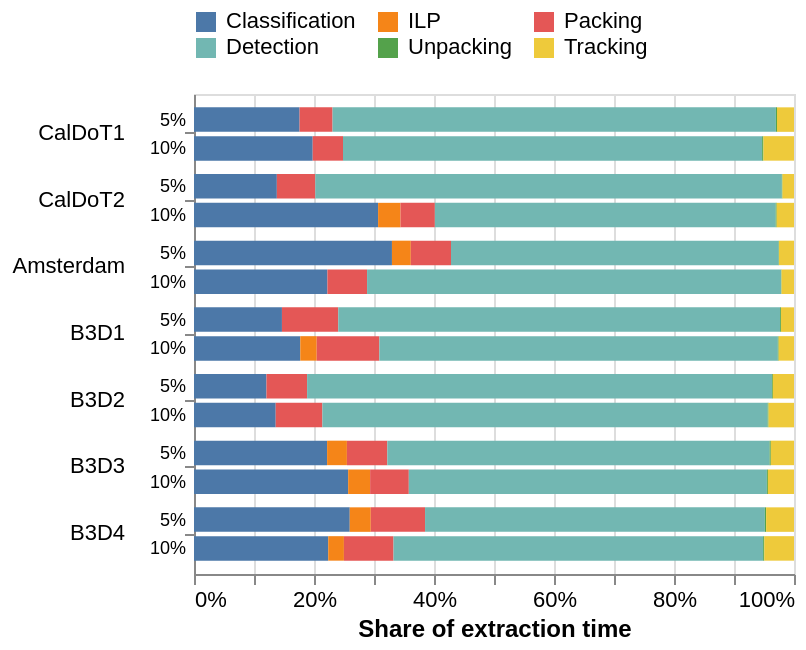

Specify this chart in Vega-Lite:
### Vega-Lite specification from a JSON file in a GitHub repository (floating-point values rounded to 4 significant figures)
{"config": {"view": {"continuousWidth": 300, "continuousHeight": 300}, "axis": {"labelFontSize": 11, "titleFontSize": 12}, "font": "sans-serif", "legend": {"labelFontSize": 11}}, "layer": [{"data": {"values": [{"dataset": "ams-y05", "bound": "10%", "config": "ShuffleNet05_60_16_r075_square_s100_sortcython", "operator": "Classification", "seconds": 8.63, "expected": 38.8, "label": "Amsterdam", "ordinal": 0}, {"dataset": "ams-y05", "bound": "10%", "config": "ShuffleNet05_60_16_r075_square_s100_sortcython", "operator": "Packing", "seconds": 2.563, "expected": 38.8, "label": "Amsterdam", "ordinal": 2}, {"dataset": "ams-y05", "bound": "10%", "config": "ShuffleNet05_60_16_r075_square_s100_sortcython", "operator": "Detection", "seconds": 26.78, "expected": 38.8, "label": "Amsterdam", "ordinal": 3}, {"dataset": "ams-y05", "bound": "10%", "config": "ShuffleNet05_60_16_r075_square_s100_sortcython", "operator": "Unpacking", "seconds": 0.02585, "expected": 38.8, "label": "Amsterdam", "ordinal": 4}, {"dataset": "ams-y05", "bound": "10%", "config": "ShuffleNet05_60_16_r075_square_s100_sortcython", "operator": "Tracking", "seconds": 0.8044, "expected": 38.8, "label": "Amsterdam", "ordinal": 5}, {"dataset": "ams-y05", "bound": "5%", "config": "ShuffleNet05_60_8_080_r050_tr_s100_sortcython", "operator": "Classification", "seconds": 16.98, "expected": 51.46, "label": "Amsterdam", "ordinal": 0}, {"dataset": "ams-y05", "bound": "5%", "config": "ShuffleNet05_60_8_080_r050_tr_s100_sortcython", "operator": "ILP", "seconds": 1.616, "expected": 51.46, "label": "Amsterdam", "ordinal": 1}, {"dataset": "ams-y05", "bound": "5%", "config": "ShuffleNet05_60_8_080_r050_tr_s100_sortcython", "operator": "Packing", "seconds": 3.448, "expected": 51.46, "label": "Amsterdam", "ordinal": 2}, {"dataset": "ams-y05", "bound": "5%", "config": "ShuffleNet05_60_8_080_r050_tr_s100_sortcython", "operator": "Detection", "seconds": 28.1, "expected": 51.46, "label": "Amsterdam", "ordinal": 3}, {"dataset": "ams-y05", "bound": "5%", "config": "ShuffleNet05_60_8_080_r050_tr_s100_sortcython", "operator": "Unpacking", "seconds": 0.03211, "expected": 51.46, "label": "Amsterdam", "ordinal": 4}, {"dataset": "ams-y05", "bound": "5%", "config": "ShuffleNet05_60_8_080_r050_tr_s100_sortcython", "operator": "Tracking", "seconds": 1.289, "expected": 51.46, "label": "Amsterdam", "ordinal": 5}, {"dataset": "caldot1-y05", "bound": "10%", "config": "ShuffleNet05_60_8_r075_bl_s100_sortcython", "operator": "Classification", "seconds": 6.848, "expected": 34.61, "label": "CalDoT1", "ordinal": 0}, {"dataset": "caldot1-y05", "bound": "10%", "config": "ShuffleNet05_60_8_r075_bl_s100_sortcython", "operator": "Packing", "seconds": 1.747, "expected": 34.61, "label": "CalDoT1", "ordinal": 2}, {"dataset": "caldot1-y05", "bound": "10%", "config": "ShuffleNet05_60_8_r075_bl_s100_sortcython", "operator": "Detection", "seconds": 24.18, "expected": 34.61, "label": "CalDoT1", "ordinal": 3}, {"dataset": "caldot1-y05", "bound": "10%", "config": "ShuffleNet05_60_8_r075_bl_s100_sortcython", "operator": "Unpacking", "seconds": 0.07325, "expected": 34.61, "label": "CalDoT1", "ordinal": 4}, {"dataset": "caldot1-y05", "bound": "10%", "config": "ShuffleNet05_60_8_r075_bl_s100_sortcython", "operator": "Tracking", "seconds": 1.766, "expected": 34.61, "label": "CalDoT1", "ordinal": 5}, {"dataset": "caldot1-y05", "bound": "5%", "config": "ShuffleNet05_60_4_r025_bl_s100_sortcython", "operator": "Classification", "seconds": 13.03, "expected": 74.04, "label": "CalDoT1", "ordinal": 0}, {"dataset": "caldot1-y05", "bound": "5%", "config": "ShuffleNet05_60_4_r025_bl_s100_sortcython", "operator": "Packing", "seconds": 4.07, "expected": 74.04, "label": "CalDoT1", "ordinal": 2}, {"dataset": "caldot1-y05", "bound": "5%", "config": "ShuffleNet05_60_4_r025_bl_s100_sortcython", "operator": "Detection", "seconds": 54.7, "expected": 74.04, "label": "CalDoT1", "ordinal": 3}, {"dataset": "caldot1-y05", "bound": "5%", "config": "ShuffleNet05_60_4_r025_bl_s100_sortcython", "operator": "Unpacking", "seconds": 0.1399, "expected": 74.04, "label": "CalDoT1", "ordinal": 4}, {"dataset": "caldot1-y05", "bound": "5%", "config": "ShuffleNet05_60_4_r025_bl_s100_sortcython", "operator": "Tracking", "seconds": 2.099, "expected": 74.04, "label": "CalDoT1", "ordinal": 5}, {"dataset": "caldot2-y05", "bound": "10%", "config": "ShuffleNet05_60_1_060_r075_tr_s100_bytetrackcython", "operator": "Classification", "seconds": 51.53, "expected": 167.9, "label": "CalDoT2", "ordinal": 0}, {"dataset": "caldot2-y05", "bound": "10%", "config": "ShuffleNet05_60_1_060_r075_tr_s100_bytetrackcython", "operator": "ILP", "seconds": 6.271, "expected": 167.9, "label": "CalDoT2", "ordinal": 1}, {"dataset": "caldot2-y05", "bound": "10%", "config": "ShuffleNet05_60_1_060_r075_tr_s100_bytetrackcython", "operator": "Packing", "seconds": 9.617, "expected": 167.9, "label": "CalDoT2", "ordinal": 2}, {"dataset": "caldot2-y05", "bound": "10%", "config": "ShuffleNet05_60_1_060_r075_tr_s100_bytetrackcython", "operator": "Detection", "seconds": 95.39, "expected": 167.9, "label": "CalDoT2", "ordinal": 3}, {"dataset": "caldot2-y05", "bound": "10%", "config": "ShuffleNet05_60_1_060_r075_tr_s100_bytetrackcython", "operator": "Unpacking", "seconds": 0.2817, "expected": 167.9, "label": "CalDoT2", "ordinal": 4}, {"dataset": "caldot2-y05", "bound": "10%", "config": "ShuffleNet05_60_1_060_r075_tr_s100_bytetrackcython", "operator": "Tracking", "seconds": 4.85, "expected": 167.9, "label": "CalDoT2", "ordinal": 5}, {"dataset": "caldot2-y05", "bound": "5%", "config": "ShuffleNet05_60_1_r050_square_s100_bytetrackcython", "operator": "Classification", "seconds": 51.53, "expected": 373.2, "label": "CalDoT2", "ordinal": 0}, {"dataset": "caldot2-y05", "bound": "5%", "config": "ShuffleNet05_60_1_r050_square_s100_bytetrackcython", "operator": "Packing", "seconds": 23.94, "expected": 373.2, "label": "CalDoT2", "ordinal": 2}, {"dataset": "caldot2-y05", "bound": "5%", "config": "ShuffleNet05_60_1_r050_square_s100_bytetrackcython", "operator": "Detection", "seconds": 290.1, "expected": 373.2, "label": "CalDoT2", "ordinal": 3}, {"dataset": "caldot2-y05", "bound": "5%", "config": "ShuffleNet05_60_1_r050_square_s100_bytetrackcython", "operator": "Unpacking", "seconds": 0.3984, "expected": 373.2, "label": "CalDoT2", "ordinal": 4}, {"dataset": "caldot2-y05", "bound": "5%", "config": "ShuffleNet05_60_1_r050_square_s100_bytetrackcython", "operator": "Tracking", "seconds": 7.168, "expected": 373.2, "label": "CalDoT2", "ordinal": 5}, {"dataset": "jnc0", "bound": "10%", "config": "ShuffleNet05_60_4_040_r050_none_s100_sortcython", "operator": "Classification", "seconds": 3.094, "expected": 17.47, "label": "B3D1", "ordinal": 0}, {"dataset": "jnc0", "bound": "10%", "config": "ShuffleNet05_60_4_040_r050_none_s100_sortcython", "operator": "ILP", "seconds": 0.4789, "expected": 17.47, "label": "B3D1", "ordinal": 1}, {"dataset": "jnc0", "bound": "10%", "config": "ShuffleNet05_60_4_040_r050_none_s100_sortcython", "operator": "Packing", "seconds": 1.824, "expected": 17.47, "label": "B3D1", "ordinal": 2}, {"dataset": "jnc0", "bound": "10%", "config": "ShuffleNet05_60_4_040_r050_none_s100_sortcython", "operator": "Detection", "seconds": 11.6, "expected": 17.47, "label": "B3D1", "ordinal": 3}, {"dataset": "jnc0", "bound": "10%", "config": "ShuffleNet05_60_4_040_r050_none_s100_sortcython", "operator": "Unpacking", "seconds": 0.02361, "expected": 17.47, "label": "B3D1", "ordinal": 4}, {"dataset": "jnc0", "bound": "10%", "config": "ShuffleNet05_60_4_040_r050_none_s100_sortcython", "operator": "Tracking", "seconds": 0.4475, "expected": 17.47, "label": "B3D1", "ordinal": 5}, {"dataset": "jnc0", "bound": "5%", "config": "ShuffleNet05_60_4_r025_none_s100_sortcython", "operator": "Classification", "seconds": 3.094, "expected": 21.11, "label": "B3D1", "ordinal": 0}, {"dataset": "jnc0", "bound": "5%", "config": "ShuffleNet05_60_4_r025_none_s100_sortcython", "operator": "Packing", "seconds": 1.981, "expected": 21.11, "label": "B3D1", "ordinal": 2}, {"dataset": "jnc0", "bound": "5%", "config": "ShuffleNet05_60_4_r025_none_s100_sortcython", "operator": "Detection", "seconds": 15.55, "expected": 21.11, "label": "B3D1", "ordinal": 3}, {"dataset": "jnc0", "bound": "5%", "config": "ShuffleNet05_60_4_r025_none_s100_sortcython", "operator": "Unpacking", "seconds": 0.03013, "expected": 21.11, "label": "B3D1", "ordinal": 4}, {"dataset": "jnc0", "bound": "5%", "config": "ShuffleNet05_60_4_r025_none_s100_sortcython", "operator": "Tracking", "seconds": 0.4578, "expected": 21.11, "label": "B3D1", "ordinal": 5}, {"dataset": "jnc2", "bound": "10%", "config": "ShuffleNet05_60_8_r050_none_s100_sortcython", "operator": "Classification", "seconds": 1.635, "expected": 12.01, "label": "B3D2", "ordinal": 0}, {"dataset": "jnc2", "bound": "10%", "config": "ShuffleNet05_60_8_r050_none_s100_sortcython", "operator": "Packing", "seconds": 0.9343, "expected": 12.01, "label": "B3D2", "ordinal": 2}, {"dataset": "jnc2", "bound": "10%", "config": "ShuffleNet05_60_8_r050_none_s100_sortcython", "operator": "Detection", "seconds": 8.91, "expected": 12.01, "label": "B3D2", "ordinal": 3}, {"dataset": "jnc2", "bound": "10%", "config": "ShuffleNet05_60_8_r050_none_s100_sortcython", "operator": "Unpacking", "seconds": 0.01889, "expected": 12.01, "label": "B3D2", "ordinal": 4}, {"dataset": "jnc2", "bound": "10%", "config": "ShuffleNet05_60_8_r050_none_s100_sortcython", "operator": "Tracking", "seconds": 0.5096, "expected": 12.01, "label": "B3D2", "ordinal": 5}, {"dataset": "jnc2", "bound": "5%", "config": "ShuffleNet05_60_8_r025_none_s100_sortcython", "operator": "Classification", "seconds": 1.635, "expected": 13.54, "label": "B3D2", "ordinal": 0}, {"dataset": "jnc2", "bound": "5%", "config": "ShuffleNet05_60_8_r025_none_s100_sortcython", "operator": "Packing", "seconds": 0.9167, "expected": 13.54, "label": "B3D2", "ordinal": 2}, {"dataset": "jnc2", "bound": "5%", "config": "ShuffleNet05_60_8_r025_none_s100_sortcython", "operator": "Detection", "seconds": 10.49, "expected": 13.54, "label": "B3D2", "ordinal": 3}, {"dataset": "jnc2", "bound": "5%", "config": "ShuffleNet05_60_8_r025_none_s100_sortcython", "operator": "Unpacking", "seconds": 0.01951, "expected": 13.54, "label": "B3D2", "ordinal": 4}, {"dataset": "jnc2", "bound": "5%", "config": "ShuffleNet05_60_8_r025_none_s100_sortcython", "operator": "Tracking", "seconds": 0.4774, "expected": 13.54, "label": "B3D2", "ordinal": 5}, {"dataset": "jnc6", "bound": "10%", "config": "ShuffleNet05_60_4_040_r050_none_s100_sortcython", "operator": "Classification", "seconds": 4.033, "expected": 15.7, "label": "B3D3", "ordinal": 0}, {"dataset": "jnc6", "bound": "10%", "config": "ShuffleNet05_60_4_040_r050_none_s100_sortcython", "operator": "ILP", "seconds": 0.5747, "expected": 15.7, "label": "B3D3", "ordinal": 1}, {"dataset": "jnc6", "bound": "10%", "config": "ShuffleNet05_60_4_040_r050_none_s100_sortcython", "operator": "Packing", "seconds": 1.012, "expected": 15.7, "label": "B3D3", "ordinal": 2}, {"dataset": "jnc6", "bound": "10%", "config": "ShuffleNet05_60_4_040_r050_none_s100_sortcython", "operator": "Detection", "seconds": 9.367, "expected": 15.7, "label": "B3D3", "ordinal": 3}, {"dataset": "jnc6", "bound": "10%", "config": "ShuffleNet05_60_4_040_r050_none_s100_sortcython", "operator": "Unpacking", "seconds": 0.02668, "expected": 15.7, "label": "B3D3", "ordinal": 4}, {"dataset": "jnc6", "bound": "10%", "config": "ShuffleNet05_60_4_040_r050_none_s100_sortcython", "operator": "Tracking", "seconds": 0.6827, "expected": 15.7, "label": "B3D3", "ordinal": 5}, {"dataset": "jnc6", "bound": "5%", "config": "ShuffleNet05_60_4_040_r025_none_s100_sortcython", "operator": "Classification", "seconds": 4.033, "expected": 18.18, "label": "B3D3", "ordinal": 0}, {"dataset": "jnc6", "bound": "5%", "config": "ShuffleNet05_60_4_040_r025_none_s100_sortcython", "operator": "ILP", "seconds": 0.6003, "expected": 18.18, "label": "B3D3", "ordinal": 1}, {"dataset": "jnc6", "bound": "5%", "config": "ShuffleNet05_60_4_040_r025_none_s100_sortcython", "operator": "Packing", "seconds": 1.225, "expected": 18.18, "label": "B3D3", "ordinal": 2}, {"dataset": "jnc6", "bound": "5%", "config": "ShuffleNet05_60_4_040_r025_none_s100_sortcython", "operator": "Detection", "seconds": 11.58, "expected": 18.18, "label": "B3D3", "ordinal": 3}, {"dataset": "jnc6", "bound": "5%", "config": "ShuffleNet05_60_4_040_r025_none_s100_sortcython", "operator": "Unpacking", "seconds": 0.03691, "expected": 18.18, "label": "B3D3", "ordinal": 4}, {"dataset": "jnc6", "bound": "5%", "config": "ShuffleNet05_60_4_040_r025_none_s100_sortcython", "operator": "Tracking", "seconds": 0.7031, "expected": 18.18, "label": "B3D3", "ordinal": 5}, {"dataset": "jnc7", "bound": "10%", "config": "ShuffleNet05_60_8_080_r025_none_s100_sortcython", "operator": "Classification", "seconds": 1.761, "expected": 7.87, "label": "B3D4", "ordinal": 0}, {"dataset": "jnc7", "bound": "10%", "config": "ShuffleNet05_60_8_080_r025_none_s100_sortcython", "operator": "ILP", "seconds": 0.2057, "expected": 7.87, "label": "B3D4", "ordinal": 1}, {"dataset": "jnc7", "bound": "10%", "config": "ShuffleNet05_60_8_080_r025_none_s100_sortcython", "operator": "Packing", "seconds": 0.6506, "expected": 7.87, "label": "B3D4", "ordinal": 2}, {"dataset": "jnc7", "bound": "10%", "config": "ShuffleNet05_60_8_080_r025_none_s100_sortcython", "operator": "Detection", "seconds": 4.848, "expected": 7.87, "label": "B3D4", "ordinal": 3}, {"dataset": "jnc7", "bound": "10%", "config": "ShuffleNet05_60_8_080_r025_none_s100_sortcython", "operator": "Unpacking", "seconds": 0.01497, "expected": 7.87, "label": "B3D4", "ordinal": 4}, {"dataset": "jnc7", "bound": "10%", "config": "ShuffleNet05_60_8_080_r025_none_s100_sortcython", "operator": "Tracking", "seconds": 0.3897, "expected": 7.87, "label": "B3D4", "ordinal": 5}, {"dataset": "jnc7", "bound": "5%", "config": "ShuffleNet05_60_4_060_r050_none_s100_sortcython", "operator": "Classification", "seconds": 3.207, "expected": 12.36, "label": "B3D4", "ordinal": 0}, {"dataset": "jnc7", "bound": "5%", "config": "ShuffleNet05_60_4_060_r050_none_s100_sortcython", "operator": "ILP", "seconds": 0.4326, "expected": 12.36, "label": "B3D4", "ordinal": 1}, {"dataset": "jnc7", "bound": "5%", "config": "ShuffleNet05_60_4_060_r050_none_s100_sortcython", "operator": "Packing", "seconds": 1.118, "expected": 12.36, "label": "B3D4", "ordinal": 2}, {"dataset": "jnc7", "bound": "5%", "config": "ShuffleNet05_60_4_060_r050_none_s100_sortcython", "operator": "Detection", "seconds": 6.998, "expected": 12.36, "label": "B3D4", "ordinal": 3}, {"dataset": "jnc7", "bound": "5%", "config": "ShuffleNet05_60_4_060_r050_none_s100_sortcython", "operator": "Unpacking", "seconds": 0.02616, "expected": 12.36, "label": "B3D4", "ordinal": 4}, {"dataset": "jnc7", "bound": "5%", "config": "ShuffleNet05_60_4_060_r050_none_s100_sortcython", "operator": "Tracking", "seconds": 0.5741, "expected": 12.36, "label": "B3D4", "ordinal": 5}]}, "mark": {"type": "bar"}, "encoding": {"color": {"field": "operator", "legend": {"columns": 3, "orient": "top"}, "scale": {"domain": ["Classification", "ILP", "Packing", "Detection", "Unpacking", "Tracking"], "scheme": "tableau10"}, "title": null, "type": "nominal"}, "order": {"field": "ordinal", "type": "quantitative"}, "tooltip": [{"field": "label", "type": "nominal"}, {"field": "bound", "type": "nominal"}, {"field": "operator", "type": "nominal"}, {"field": "seconds", "format": ".3f", "type": "quantitative"}, {"field": "config", "type": "nominal"}], "x": {"axis": {"format": ".0%"}, "field": "seconds", "stack": "normalize", "title": "Share of extraction time", "type": "quantitative"}, "y": {"axis": {"labelPadding": 30}, "field": "label", "sort": ["CalDoT1", "CalDoT2", "Amsterdam", "B3D1", "B3D2", "B3D3", "B3D4"], "title": null, "type": "nominal"}, "yOffset": {"field": "bound", "scale": {"paddingInner": 0.15}, "sort": ["5%", "10%"], "type": "nominal"}}}, {"data": {"values": [{"dataset": "ams-y05", "bound": "10%", "config": "ShuffleNet05_60_16_r075_square_s100_sortcython", "operator": "Classification", "seconds": 8.63, "expected": 38.8, "label": "Amsterdam", "ordinal": 0}, {"dataset": "ams-y05", "bound": "10%", "config": "ShuffleNet05_60_16_r075_square_s100_sortcython", "operator": "Packing", "seconds": 2.563, "expected": 38.8, "label": "Amsterdam", "ordinal": 2}, {"dataset": "ams-y05", "bound": "10%", "config": "ShuffleNet05_60_16_r075_square_s100_sortcython", "operator": "Detection", "seconds": 26.78, "expected": 38.8, "label": "Amsterdam", "ordinal": 3}, {"dataset": "ams-y05", "bound": "10%", "config": "ShuffleNet05_60_16_r075_square_s100_sortcython", "operator": "Unpacking", "seconds": 0.02585, "expected": 38.8, "label": "Amsterdam", "ordinal": 4}, {"dataset": "ams-y05", "bound": "10%", "config": "ShuffleNet05_60_16_r075_square_s100_sortcython", "operator": "Tracking", "seconds": 0.8044, "expected": 38.8, "label": "Amsterdam", "ordinal": 5}, {"dataset": "ams-y05", "bound": "5%", "config": "ShuffleNet05_60_8_080_r050_tr_s100_sortcython", "operator": "Classification", "seconds": 16.98, "expected": 51.46, "label": "Amsterdam", "ordinal": 0}, {"dataset": "ams-y05", "bound": "5%", "config": "ShuffleNet05_60_8_080_r050_tr_s100_sortcython", "operator": "ILP", "seconds": 1.616, "expected": 51.46, "label": "Amsterdam", "ordinal": 1}, {"dataset": "ams-y05", "bound": "5%", "config": "ShuffleNet05_60_8_080_r050_tr_s100_sortcython", "operator": "Packing", "seconds": 3.448, "expected": 51.46, "label": "Amsterdam", "ordinal": 2}, {"dataset": "ams-y05", "bound": "5%", "config": "ShuffleNet05_60_8_080_r050_tr_s100_sortcython", "operator": "Detection", "seconds": 28.1, "expected": 51.46, "label": "Amsterdam", "ordinal": 3}, {"dataset": "ams-y05", "bound": "5%", "config": "ShuffleNet05_60_8_080_r050_tr_s100_sortcython", "operator": "Unpacking", "seconds": 0.03211, "expected": 51.46, "label": "Amsterdam", "ordinal": 4}, {"dataset": "ams-y05", "bound": "5%", "config": "ShuffleNet05_60_8_080_r050_tr_s100_sortcython", "operator": "Tracking", "seconds": 1.289, "expected": 51.46, "label": "Amsterdam", "ordinal": 5}, {"dataset": "caldot1-y05", "bound": "10%", "config": "ShuffleNet05_60_8_r075_bl_s100_sortcython", "operator": "Classification", "seconds": 6.848, "expected": 34.61, "label": "CalDoT1", "ordinal": 0}, {"dataset": "caldot1-y05", "bound": "10%", "config": "ShuffleNet05_60_8_r075_bl_s100_sortcython", "operator": "Packing", "seconds": 1.747, "expected": 34.61, "label": "CalDoT1", "ordinal": 2}, {"dataset": "caldot1-y05", "bound": "10%", "config": "ShuffleNet05_60_8_r075_bl_s100_sortcython", "operator": "Detection", "seconds": 24.18, "expected": 34.61, "label": "CalDoT1", "ordinal": 3}, {"dataset": "caldot1-y05", "bound": "10%", "config": "ShuffleNet05_60_8_r075_bl_s100_sortcython", "operator": "Unpacking", "seconds": 0.07325, "expected": 34.61, "label": "CalDoT1", "ordinal": 4}, {"dataset": "caldot1-y05", "bound": "10%", "config": "ShuffleNet05_60_8_r075_bl_s100_sortcython", "operator": "Tracking", "seconds": 1.766, "expected": 34.61, "label": "CalDoT1", "ordinal": 5}, {"dataset": "caldot1-y05", "bound": "5%", "config": "ShuffleNet05_60_4_r025_bl_s100_sortcython", "operator": "Classification", "seconds": 13.03, "expected": 74.04, "label": "CalDoT1", "ordinal": 0}, {"dataset": "caldot1-y05", "bound": "5%", "config": "ShuffleNet05_60_4_r025_bl_s100_sortcython", "operator": "Packing", "seconds": 4.07, "expected": 74.04, "label": "CalDoT1", "ordinal": 2}, {"dataset": "caldot1-y05", "bound": "5%", "config": "ShuffleNet05_60_4_r025_bl_s100_sortcython", "operator": "Detection", "seconds": 54.7, "expected": 74.04, "label": "CalDoT1", "ordinal": 3}, {"dataset": "caldot1-y05", "bound": "5%", "config": "ShuffleNet05_60_4_r025_bl_s100_sortcython", "operator": "Unpacking", "seconds": 0.1399, "expected": 74.04, "label": "CalDoT1", "ordinal": 4}, {"dataset": "caldot1-y05", "bound": "5%", "config": "ShuffleNet05_60_4_r025_bl_s100_sortcython", "operator": "Tracking", "seconds": 2.099, "expected": 74.04, "label": "CalDoT1", "ordinal": 5}, {"dataset": "caldot2-y05", "bound": "10%", "config": "ShuffleNet05_60_1_060_r075_tr_s100_bytetrackcython", "operator": "Classification", "seconds": 51.53, "expected": 167.9, "label": "CalDoT2", "ordinal": 0}, {"dataset": "caldot2-y05", "bound": "10%", "config": "ShuffleNet05_60_1_060_r075_tr_s100_bytetrackcython", "operator": "ILP", "seconds": 6.271, "expected": 167.9, "label": "CalDoT2", "ordinal": 1}, {"dataset": "caldot2-y05", "bound": "10%", "config": "ShuffleNet05_60_1_060_r075_tr_s100_bytetrackcython", "operator": "Packing", "seconds": 9.617, "expected": 167.9, "label": "CalDoT2", "ordinal": 2}, {"dataset": "caldot2-y05", "bound": "10%", "config": "ShuffleNet05_60_1_060_r075_tr_s100_bytetrackcython", "operator": "Detection", "seconds": 95.39, "expected": 167.9, "label": "CalDoT2", "ordinal": 3}, {"dataset": "caldot2-y05", "bound": "10%", "config": "ShuffleNet05_60_1_060_r075_tr_s100_bytetrackcython", "operator": "Unpacking", "seconds": 0.2817, "expected": 167.9, "label": "CalDoT2", "ordinal": 4}, {"dataset": "caldot2-y05", "bound": "10%", "config": "ShuffleNet05_60_1_060_r075_tr_s100_bytetrackcython", "operator": "Tracking", "seconds": 4.85, "expected": 167.9, "label": "CalDoT2", "ordinal": 5}, {"dataset": "caldot2-y05", "bound": "5%", "config": "ShuffleNet05_60_1_r050_square_s100_bytetrackcython", "operator": "Classification", "seconds": 51.53, "expected": 373.2, "label": "CalDoT2", "ordinal": 0}, {"dataset": "caldot2-y05", "bound": "5%", "config": "ShuffleNet05_60_1_r050_square_s100_bytetrackcython", "operator": "Packing", "seconds": 23.94, "expected": 373.2, "label": "CalDoT2", "ordinal": 2}, {"dataset": "caldot2-y05", "bound": "5%", "config": "ShuffleNet05_60_1_r050_square_s100_bytetrackcython", "operator": "Detection", "seconds": 290.1, "expected": 373.2, "label": "CalDoT2", "ordinal": 3}, {"dataset": "caldot2-y05", "bound": "5%", "config": "ShuffleNet05_60_1_r050_square_s100_bytetrackcython", "operator": "Unpacking", "seconds": 0.3984, "expected": 373.2, "label": "CalDoT2", "ordinal": 4}, {"dataset": "caldot2-y05", "bound": "5%", "config": "ShuffleNet05_60_1_r050_square_s100_bytetrackcython", "operator": "Tracking", "seconds": 7.168, "expected": 373.2, "label": "CalDoT2", "ordinal": 5}, {"dataset": "jnc0", "bound": "10%", "config": "ShuffleNet05_60_4_040_r050_none_s100_sortcython", "operator": "Classification", "seconds": 3.094, "expected": 17.47, "label": "B3D1", "ordinal": 0}, {"dataset": "jnc0", "bound": "10%", "config": "ShuffleNet05_60_4_040_r050_none_s100_sortcython", "operator": "ILP", "seconds": 0.4789, "expected": 17.47, "label": "B3D1", "ordinal": 1}, {"dataset": "jnc0", "bound": "10%", "config": "ShuffleNet05_60_4_040_r050_none_s100_sortcython", "operator": "Packing", "seconds": 1.824, "expected": 17.47, "label": "B3D1", "ordinal": 2}, {"dataset": "jnc0", "bound": "10%", "config": "ShuffleNet05_60_4_040_r050_none_s100_sortcython", "operator": "Detection", "seconds": 11.6, "expected": 17.47, "label": "B3D1", "ordinal": 3}, {"dataset": "jnc0", "bound": "10%", "config": "ShuffleNet05_60_4_040_r050_none_s100_sortcython", "operator": "Unpacking", "seconds": 0.02361, "expected": 17.47, "label": "B3D1", "ordinal": 4}, {"dataset": "jnc0", "bound": "10%", "config": "ShuffleNet05_60_4_040_r050_none_s100_sortcython", "operator": "Tracking", "seconds": 0.4475, "expected": 17.47, "label": "B3D1", "ordinal": 5}, {"dataset": "jnc0", "bound": "5%", "config": "ShuffleNet05_60_4_r025_none_s100_sortcython", "operator": "Classification", "seconds": 3.094, "expected": 21.11, "label": "B3D1", "ordinal": 0}, {"dataset": "jnc0", "bound": "5%", "config": "ShuffleNet05_60_4_r025_none_s100_sortcython", "operator": "Packing", "seconds": 1.981, "expected": 21.11, "label": "B3D1", "ordinal": 2}, {"dataset": "jnc0", "bound": "5%", "config": "ShuffleNet05_60_4_r025_none_s100_sortcython", "operator": "Detection", "seconds": 15.55, "expected": 21.11, "label": "B3D1", "ordinal": 3}, {"dataset": "jnc0", "bound": "5%", "config": "ShuffleNet05_60_4_r025_none_s100_sortcython", "operator": "Unpacking", "seconds": 0.03013, "expected": 21.11, "label": "B3D1", "ordinal": 4}, {"dataset": "jnc0", "bound": "5%", "config": "ShuffleNet05_60_4_r025_none_s100_sortcython", "operator": "Tracking", "seconds": 0.4578, "expected": 21.11, "label": "B3D1", "ordinal": 5}, {"dataset": "jnc2", "bound": "10%", "config": "ShuffleNet05_60_8_r050_none_s100_sortcython", "operator": "Classification", "seconds": 1.635, "expected": 12.01, "label": "B3D2", "ordinal": 0}, {"dataset": "jnc2", "bound": "10%", "config": "ShuffleNet05_60_8_r050_none_s100_sortcython", "operator": "Packing", "seconds": 0.9343, "expected": 12.01, "label": "B3D2", "ordinal": 2}, {"dataset": "jnc2", "bound": "10%", "config": "ShuffleNet05_60_8_r050_none_s100_sortcython", "operator": "Detection", "seconds": 8.91, "expected": 12.01, "label": "B3D2", "ordinal": 3}, {"dataset": "jnc2", "bound": "10%", "config": "ShuffleNet05_60_8_r050_none_s100_sortcython", "operator": "Unpacking", "seconds": 0.01889, "expected": 12.01, "label": "B3D2", "ordinal": 4}, {"dataset": "jnc2", "bound": "10%", "config": "ShuffleNet05_60_8_r050_none_s100_sortcython", "operator": "Tracking", "seconds": 0.5096, "expected": 12.01, "label": "B3D2", "ordinal": 5}, {"dataset": "jnc2", "bound": "5%", "config": "ShuffleNet05_60_8_r025_none_s100_sortcython", "operator": "Classification", "seconds": 1.635, "expected": 13.54, "label": "B3D2", "ordinal": 0}, {"dataset": "jnc2", "bound": "5%", "config": "ShuffleNet05_60_8_r025_none_s100_sortcython", "operator": "Packing", "seconds": 0.9167, "expected": 13.54, "label": "B3D2", "ordinal": 2}, {"dataset": "jnc2", "bound": "5%", "config": "ShuffleNet05_60_8_r025_none_s100_sortcython", "operator": "Detection", "seconds": 10.49, "expected": 13.54, "label": "B3D2", "ordinal": 3}, {"dataset": "jnc2", "bound": "5%", "config": "ShuffleNet05_60_8_r025_none_s100_sortcython", "operator": "Unpacking", "seconds": 0.01951, "expected": 13.54, "label": "B3D2", "ordinal": 4}, {"dataset": "jnc2", "bound": "5%", "config": "ShuffleNet05_60_8_r025_none_s100_sortcython", "operator": "Tracking", "seconds": 0.4774, "expected": 13.54, "label": "B3D2", "ordinal": 5}, {"dataset": "jnc6", "bound": "10%", "config": "ShuffleNet05_60_4_040_r050_none_s100_sortcython", "operator": "Classification", "seconds": 4.033, "expected": 15.7, "label": "B3D3", "ordinal": 0}, {"dataset": "jnc6", "bound": "10%", "config": "ShuffleNet05_60_4_040_r050_none_s100_sortcython", "operator": "ILP", "seconds": 0.5747, "expected": 15.7, "label": "B3D3", "ordinal": 1}, {"dataset": "jnc6", "bound": "10%", "config": "ShuffleNet05_60_4_040_r050_none_s100_sortcython", "operator": "Packing", "seconds": 1.012, "expected": 15.7, "label": "B3D3", "ordinal": 2}, {"dataset": "jnc6", "bound": "10%", "config": "ShuffleNet05_60_4_040_r050_none_s100_sortcython", "operator": "Detection", "seconds": 9.367, "expected": 15.7, "label": "B3D3", "ordinal": 3}, {"dataset": "jnc6", "bound": "10%", "config": "ShuffleNet05_60_4_040_r050_none_s100_sortcython", "operator": "Unpacking", "seconds": 0.02668, "expected": 15.7, "label": "B3D3", "ordinal": 4}, {"dataset": "jnc6", "bound": "10%", "config": "ShuffleNet05_60_4_040_r050_none_s100_sortcython", "operator": "Tracking", "seconds": 0.6827, "expected": 15.7, "label": "B3D3", "ordinal": 5}, {"dataset": "jnc6", "bound": "5%", "config": "ShuffleNet05_60_4_040_r025_none_s100_sortcython", "operator": "Classification", "seconds": 4.033, "expected": 18.18, "label": "B3D3", "ordinal": 0}, {"dataset": "jnc6", "bound": "5%", "config": "ShuffleNet05_60_4_040_r025_none_s100_sortcython", "operator": "ILP", "seconds": 0.6003, "expected": 18.18, "label": "B3D3", "ordinal": 1}, {"dataset": "jnc6", "bound": "5%", "config": "ShuffleNet05_60_4_040_r025_none_s100_sortcython", "operator": "Packing", "seconds": 1.225, "expected": 18.18, "label": "B3D3", "ordinal": 2}, {"dataset": "jnc6", "bound": "5%", "config": "ShuffleNet05_60_4_040_r025_none_s100_sortcython", "operator": "Detection", "seconds": 11.58, "expected": 18.18, "label": "B3D3", "ordinal": 3}, {"dataset": "jnc6", "bound": "5%", "config": "ShuffleNet05_60_4_040_r025_none_s100_sortcython", "operator": "Unpacking", "seconds": 0.03691, "expected": 18.18, "label": "B3D3", "ordinal": 4}, {"dataset": "jnc6", "bound": "5%", "config": "ShuffleNet05_60_4_040_r025_none_s100_sortcython", "operator": "Tracking", "seconds": 0.7031, "expected": 18.18, "label": "B3D3", "ordinal": 5}, {"dataset": "jnc7", "bound": "10%", "config": "ShuffleNet05_60_8_080_r025_none_s100_sortcython", "operator": "Classification", "seconds": 1.761, "expected": 7.87, "label": "B3D4", "ordinal": 0}, {"dataset": "jnc7", "bound": "10%", "config": "ShuffleNet05_60_8_080_r025_none_s100_sortcython", "operator": "ILP", "seconds": 0.2057, "expected": 7.87, "label": "B3D4", "ordinal": 1}, {"dataset": "jnc7", "bound": "10%", "config": "ShuffleNet05_60_8_080_r025_none_s100_sortcython", "operator": "Packing", "seconds": 0.6506, "expected": 7.87, "label": "B3D4", "ordinal": 2}, {"dataset": "jnc7", "bound": "10%", "config": "ShuffleNet05_60_8_080_r025_none_s100_sortcython", "operator": "Detection", "seconds": 4.848, "expected": 7.87, "label": "B3D4", "ordinal": 3}, {"dataset": "jnc7", "bound": "10%", "config": "ShuffleNet05_60_8_080_r025_none_s100_sortcython", "operator": "Unpacking", "seconds": 0.01497, "expected": 7.87, "label": "B3D4", "ordinal": 4}, {"dataset": "jnc7", "bound": "10%", "config": "ShuffleNet05_60_8_080_r025_none_s100_sortcython", "operator": "Tracking", "seconds": 0.3897, "expected": 7.87, "label": "B3D4", "ordinal": 5}, {"dataset": "jnc7", "bound": "5%", "config": "ShuffleNet05_60_4_060_r050_none_s100_sortcython", "operator": "Classification", "seconds": 3.207, "expected": 12.36, "label": "B3D4", "ordinal": 0}, {"dataset": "jnc7", "bound": "5%", "config": "ShuffleNet05_60_4_060_r050_none_s100_sortcython", "operator": "ILP", "seconds": 0.4326, "expected": 12.36, "label": "B3D4", "ordinal": 1}, {"dataset": "jnc7", "bound": "5%", "config": "ShuffleNet05_60_4_060_r050_none_s100_sortcython", "operator": "Packing", "seconds": 1.118, "expected": 12.36, "label": "B3D4", "ordinal": 2}, {"dataset": "jnc7", "bound": "5%", "config": "ShuffleNet05_60_4_060_r050_none_s100_sortcython", "operator": "Detection", "seconds": 6.998, "expected": 12.36, "label": "B3D4", "ordinal": 3}, {"dataset": "jnc7", "bound": "5%", "config": "ShuffleNet05_60_4_060_r050_none_s100_sortcython", "operator": "Unpacking", "seconds": 0.02616, "expected": 12.36, "label": "B3D4", "ordinal": 4}, {"dataset": "jnc7", "bound": "5%", "config": "ShuffleNet05_60_4_060_r050_none_s100_sortcython", "operator": "Tracking", "seconds": 0.5741, "expected": 12.36, "label": "B3D4", "ordinal": 5}]}, "mark": {"type": "text", "align": "right", "dx": -4, "fontSize": 9}, "encoding": {"text": {"field": "bound", "type": "nominal"}, "x": {"value": 0}, "y": {"axis": {"labelPadding": 30}, "field": "label", "sort": ["CalDoT1", "CalDoT2", "Amsterdam", "B3D1", "B3D2", "B3D3", "B3D4"], "title": null, "type": "nominal"}, "yOffset": {"field": "bound", "scale": {"paddingInner": 0.15}, "sort": ["5%", "10%"], "type": "nominal"}}, "transform": [{"aggregate": [], "groupby": ["label", "bound"]}]}], "height": 240, "width": 300, "$schema": "https://vega.github.io/schema/vega-lite/v6.1.0.json"}
